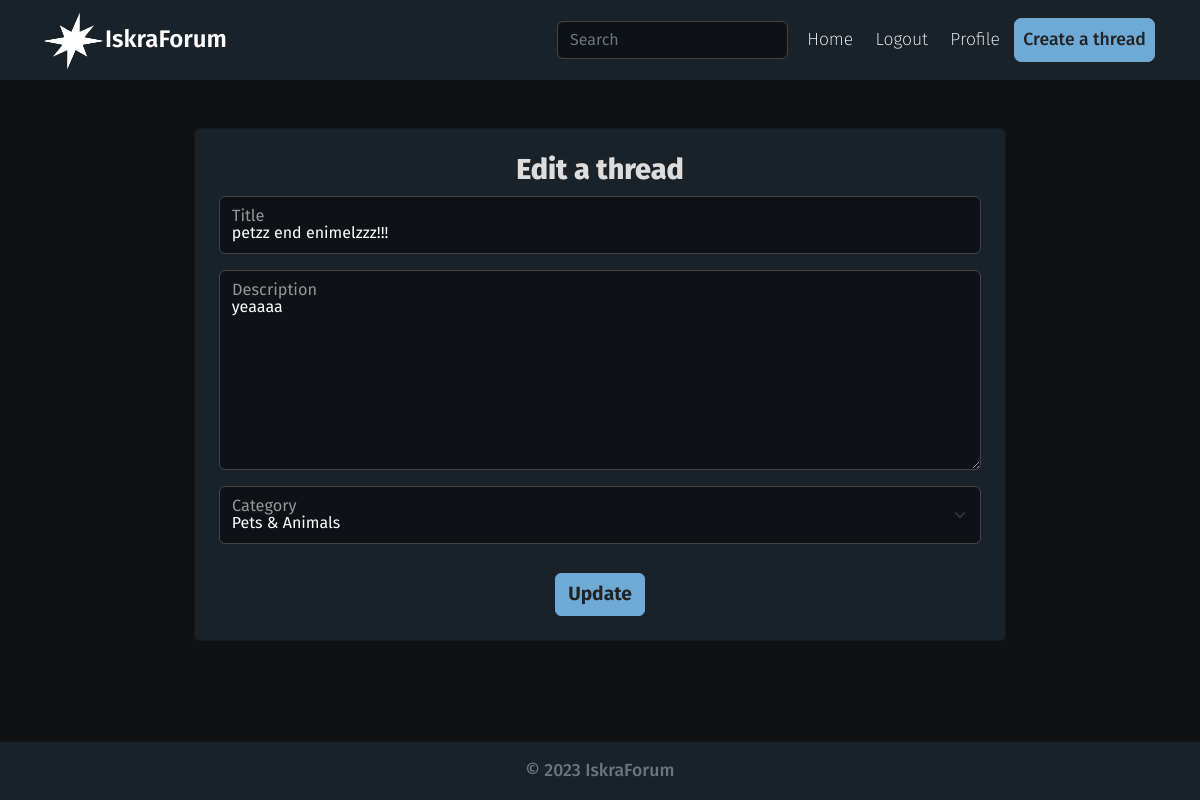
Screenshot of /edit-thread/47/ (signed in) with the database file from the repository.
### base/models.py (models this page shows, shortened)
class Thread(models.Model):
    title = models.CharField(max_length=150)
    description = models.TextField()
    uploader = models.ForeignKey(User, null=True, blank=True, on_delete=models.CASCADE)
    category = models.ForeignKey("Category", verbose_name=("Category"), null=True, on_delete=models.DO_NOTHING)
    created = models.DateTimeField(auto_now_add=True)

### base/views.py (the view)
# urls.py: path('edit-thread/<str:pk>/', views.edit_thread, name="edit-thread"),
@login_required(login_url='login')
def edit_thread(request, pk):
    thread = Thread.objects.get(id=pk)
    form = ThreadForm(instance=thread)
    if request.user != thread.uploader:
        return redirect ('home')
    if request.method == 'POST':
        form = ThreadForm(request.POST, instance=thread)
        if form.is_valid():
            form.save()
            return redirect('thread', thread.id)
    context = {
        'form': form,
        'thread': thread,
    }
    return render(request, 'base/thread_form.html', context)

### base/forms.py
class ThreadForm(ModelForm):
    class Meta:
        model = Thread
        fields = '__all__'
        exclude = ['created', 'uploader']
    def __init__(self, *args, **kwargs):
        super(ThreadForm, self).__init__(*args, **kwargs)
        self.fields['title'].widget.attrs['class'] = 'form-control'
        self.fields['title'].widget.attrs['id'] = 'floatingInput'
        self.fields['title'].widget.attrs['placeholder'] = 'title'
        self.fields['description'].widget.attrs['class'] = 'form-control textarea'
        self.fields['description'].widget.attrs['placeholder'] = 'description'
        self.fields['description'].widget.attrs['cols'] = '8'
        self.fields['description'].widget.attrs['id'] = 'floatingInput'
        self.fields['category'].widget.attrs['class'] = 'form-select'
        self.fields['category'].widget.attrs['id'] = 'floatingInput'

### base/models.py (called while the page is built)
    def __str__(self):
        return str(self.name)

### base/templates/base/thread_form.html (shortened to what this page needs)
{% extends 'base/base.html' %}
{% load static %}
{% block content %}
<div class="container create-thread-container">
    <div class="card mt-5">
    {% if user.is_authenticated %}
    <form action="" method="POST">
        {% if request.user == thread.uploader %}
        <h2 class="register">Edit a thread</h2>
        {% else %}
        <h1 class="register">Create a thread</h1>
        {% endif %}
        <div class="mb-3 form-floating">
            {{form.title}}
            <label for="floatingInput" class="form-label">Title</label>
        </div>
        <div class="mb-3 form-floating">
            {{form.description}}
            <label for="floatingInput" class="form-label">Description</label>
        </div>
        <div class="mb-3 form-floating">
            <label for="floatingInput" class="form-label">Uploader</label>
        </div>
        <div class="mb-3 form-floating">
            {{form.category}}
            <label for="floatingInput" class="form-label">Category</label>
        </div>
        <div class="wrap">
            {% if request.user == thread.uploader %}
                <input type="submit" value="Update" class="btn btn-success">
            {% else %}
                <input type="submit" value="Create" class="btn btn-success">
            {% endif %}
        </div>
    </div>
    {% endif %}
</div>
{% endblock content %}

### rows the page displays
Thread: title "petzz end enimelzzz!!!", description "yeaaaa", category "Pets & Animals"
